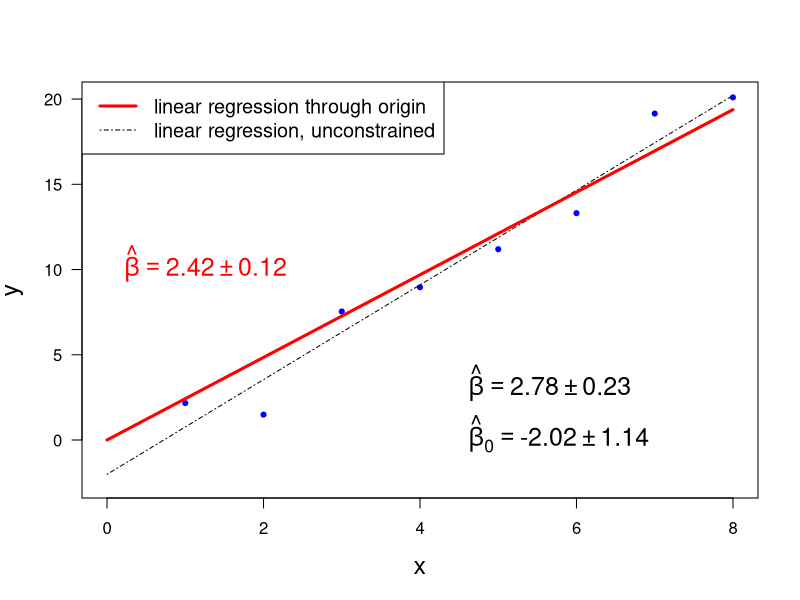

Here is the R script that generated this plot:
print('file: LSthroughOrigin.R')
print(date())
# straight line through origin
# ------------------------- generate artificial data
set.seed(1953) # set seed for random number generators
n = 8      # sample size, number of data pairs
beta = 2.1  # (true) slope
x = seq(1,n)
y = beta*x+3*rnorm(n)  # exact values plus normal noise
out1 = lm(y ~ x)   # ------------------------- simple linear regression
out2 = lm(y ~ x-1) # ------------------------- simple linear regression through origin
# ------------------------- plot data & fits:
out1s=summary(out1)
b0 = out1s$coefficients[1];  print(c(round(b0,2),'b0'))
b = out1s$coefficients[2];   print(c(round(b,2),'b'))
ub0 = out1s$coefficients[3]; print(c(round(ub0,2),'ub0'))
ub = out1s$coefficients[4];  print(c(round(ub,2),'ub'))
out2s=summary(out2)
c1  = out2s$coefficients[1]; print(c(round(c1,2),'c1'))
uc1 = out2s$coefficients[2]; print(c(round(uc1,2),'uc1'))
xp = c(0,n); y1 = b0+b*xp; y2 = c1*xp
# png('LineThroughOrigin220308.png',width=16,height=16,units='cm',res=300)
plot(x,y,type='p',lwd=3,col='blue',xlab='x',ylab='y',
     las=1,cex=0.4,xlim=c(0,n),ylim=c(-2.5,max(y)),cex.lab=1.5)
lines(xp,y1,col='black',lwd=1,lty=4)
lines(xp,y2,col='red',lwd=3,lty=1)
c1r = round(c1,2); uc1r = round(uc1,2)
text(0,10,bquote(~hat(beta)  == .(c1r) %+-% .(uc1r)),col='red',pos=4,cex=1.5)
br = round(b,2); ubr = round(ub,2)
text(4.4,3,bquote(~hat(beta)  == .(br) %+-% .(ubr)),col='black',pos=4,cex=1.5)
b0r = round(b0,2); ub0r = round(ub0,2)
text(4.4,0,bquote(~hat(beta)[0]  == .(b0r) %+-% .(ub0r)),col='black',pos=4,cex=1.5)
legend('topleft',legend=c('linear regression through origin','linear regression, unconstrained'),
       col=c('red','black'),lty=c(1,4),lwd=c(3,1),cex=1.2)
# dev.off()
# -----------------------------------------------------------------------------
# Results:
# "file: LSthroughOrigin.R"
# "Sat Dec 17 19:20:05 2022"
# "-2.02" "b0"   
#  "2.78" "b"   
#  "1.14" "ub0" 
#  "0.23" "ub"  
#  "2.42" "c1"  
#  "0.12" "uc1"
# -----------------------------------------------------------------------------
# Remarks: 
# The -1 in the command lm(y ~ x-1) enforces an intercept value of 0, i.e.
#   a straight line through the origin (-1 stands for 'no constant value');
#   it does not mean that q = x-1 is the predictor.
# -----------------------------------------------------------------------------
